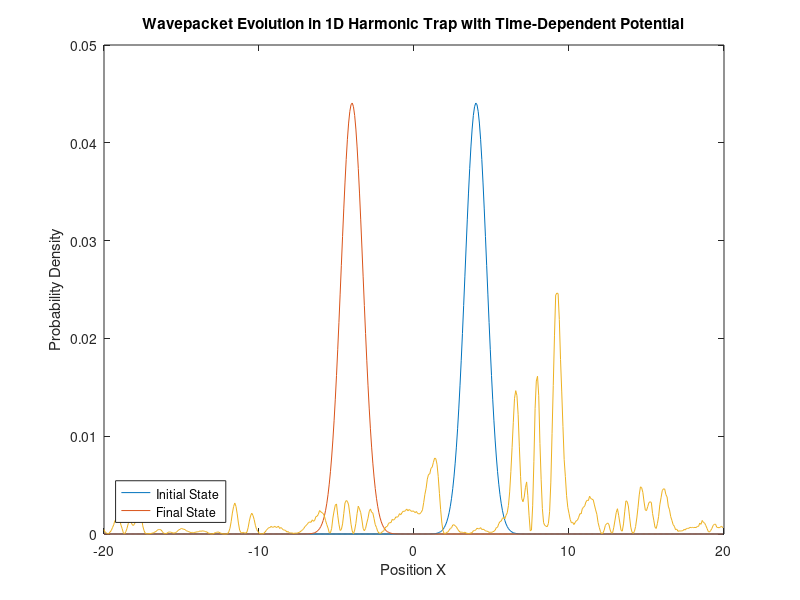

Write the MATLAB code that produced this figure.
%%%%%%%%%%%%%%%%%%%%%%%%%%%%%%%%%%%%%%%%%%%%%%%%%%%%%%%%%%%%%%%%%%%%%%%%%%%
%   Numerical simulation of the evolution of a wavepacket in a 1D harmonic
%   trap with an added time-dependent potential using fast Fourier transform (FFT) method
%   Potential: V(t) = A * sin(x) * cos(ω * t)
%   Unit of energy: hbar * omega, where hbar is the Planck constant and
%   omega is the frequency of the trap
%   Unit of length: l = sqrt(hbar / (m * omega)), where sqrt(...) is the square
%   root function and m is the mass of the particle
%--------------------------------------------------------------------------
a = -20;                       % Left end point 
b = +20;                       % Right end point 
L = b - a;                     % Width of the space
N = 512;                       % No. of cells
X = a + L * (0:N-1) / N;       % Dimensionless coordinates
P = (2 * pi / L) * [0:N/2-1, -N/2:-1]; % Dimensionless momentum
T = 5 * pi;                    % Time duration of the evolution
M = 10^3;                      % Total No. of steps in the evolution
dt = T / M;                    % Time step
A = 10;                       % Amplitude of the time-dependent potential
omega = 1.0;                   % Frequency of the time-dependent potential

%%%%%%%%%%%%%%%%%%%%%%%%%%%%%%%%%%%%%%%%%%%%%%%%%%%%%%%%%%%%%%%%%%%%%%%%%%%
%   Define vectors to store split-step propagators in position and
%   momentum space
%%%%%%%%%%%%%%%%%%%%%%%%%%%%%%%%%%%%%%%%%%%%%%%%%%%%%%%%%%%%%%%%%%%%%%%%%%%
UV = exp(-1i * (X.^2 / 2) * dt / 2);    % One-step propagator in position space (harmonic potential)
UT = exp(-1i * (P.^2 / 2) * dt);        % One-step propagator in momentum space
% note, hbar = 1 in our dimensionless units

%%%%%%%%%%%%%%%%%%%%%%%%%%%%%%%%%%%%%%%%%%%%%%%%%%%%%%%%%%%%%%%%%%%%%%%%%%%
%   Define the initial state
%   As a typical example, we consider the initial state to be a Gaussian
%   wavepacket located at X0
X0 = 4.0;
sigma = 1.0;  % sigma is the width of the initial wavepacket
psiprep = exp(-(X - X0).^2 / (2 * sigma^2));  % Gaussian state
psi = psiprep / sqrt(sum(abs(psiprep).^2));   % Normalized state

plot(X, abs(psi).^2);   % Plotting initial state
legend('IC','Location','southwest')

hold on
%%%%%%%%%%%%%%%%%%%%%%%%%%%%%%%%%%%%%%%%%%%%%%%%%%%%%%%%%%%%%%%%%%%%%%%%%%%
%HO pertubation
psii_0=psi;
for m = 1:M
    psi_1 = UV.*psii_0;
    phi_2 = fft(psi_1);   %wavefunction in momentum space
    phi_3 = UT.*phi_2;
    psi_3 = ifft(phi_3);
    psi_4 = UV.*psi_3;
    psii_0 = psi_4; %prepare a new cycle    
end
psiii =psii_0; %final state updated 
%%%%%%%%%%%%%%%%%%%%%%%%%%%%%%%%%%%%%%%%%%%%%%%%%%%%%%%%%%%%%%%%%%%%%%%%%%%
%everything 

psi_0 = psi;
for m = 1:M
    t = m * dt;  % Current time
    % Update the potential propagator with the time-dependent potential
    V_t = A * sin(X) * cos(omega * t);
    UV_t = exp(-1i * V_t * dt / 2);  % Time-dependent potential propagator
    
    % Split-step evolution
    psi_1 = UV_t .* psi_0;           % Apply potential part (first half step)
    phi_2 = fft(psi_1);              % Transform to momentum space
    phi_3 = UT .* phi_2;             % Apply kinetic part
    psi_3 = ifft(phi_3);             % Transform back to position space
    psi_4 = UV_t .* psi_3;           % Apply potential part (second half step)
    
    psi_0 = psi_4;  % Prepare for the next cycle    
end

psii = psi_0;  % Final state updated

%%%%%%%%%%%%%%%%%%%%%%%%%%%%%%%%%%%%%%%%%%%%%%%%%%%%%%%%%%%%%%%%%%%%%%%%%%%

plot(X, abs(psiii).^2)  % Plotting the final state profile
legend('OH','Location','southwest')
plot(X, abs(psii).^2)  % Plotting the final state profile

legend('ALL','Location','southwest')

xlabel('Position X')
ylabel('Probability Density')
title('Wavepacket Evolution in 1D Harmonic Trap with Time-Dependent Potential')
legend('Initial State', 'Final State')